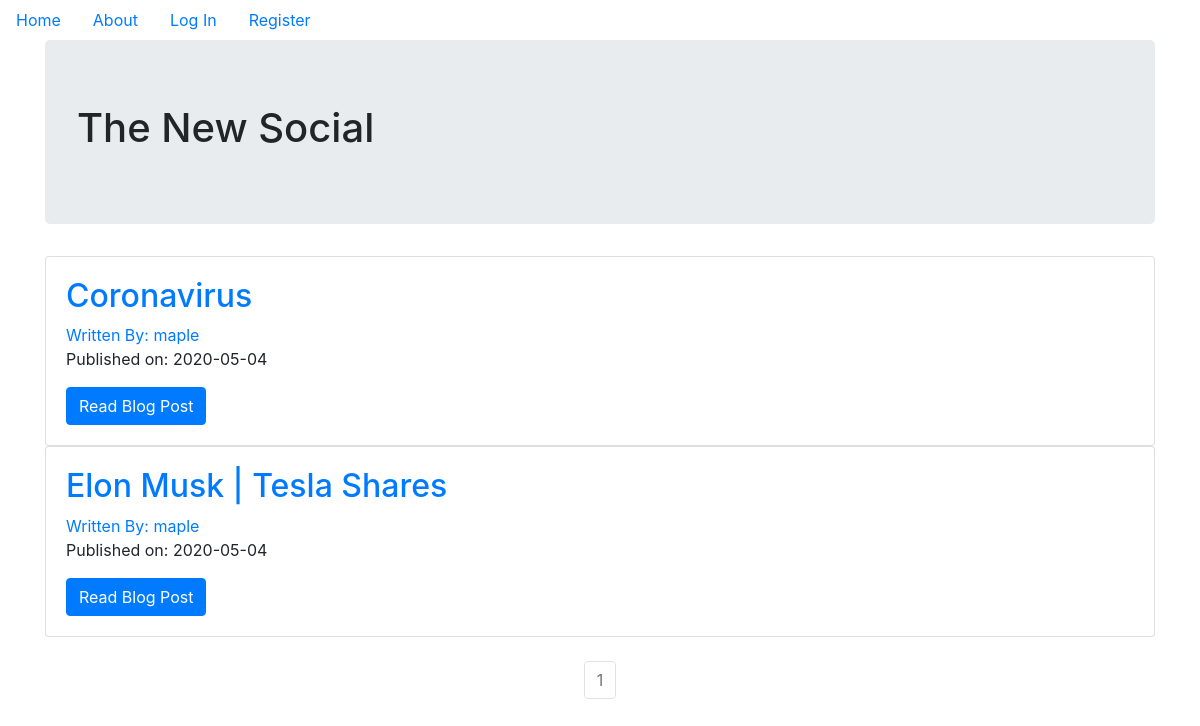
Before: / with the older database file.
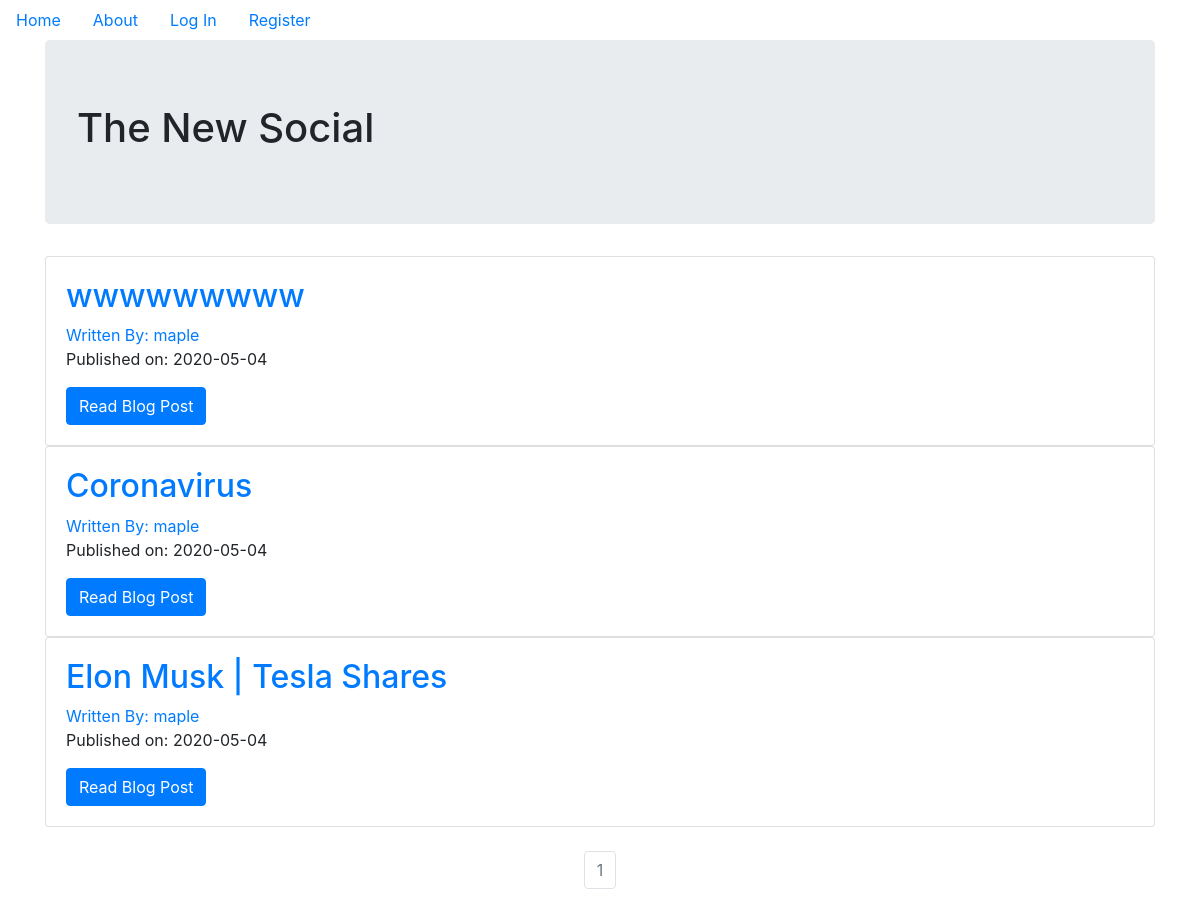
After: the same page with the newer database file.
### puppycompanyblog/models.py (models this page shows, shortened)
class BlogPost(db.Model, UserMixin):
    users = db.relationship(User)
    id = db.Column(db.Integer, primary_key=True)
    user_id = db.Column(db.Integer, db.ForeignKey('users.id'), nullable= False)
    date = db.Column(db.DateTime, nullable=False, default=datetime.utcnow)
    title = db.Column(db.String(140), nullable=False)
    text = db.Column(db.Text, nullable=False)

class User(db.Model, UserMixin):
    __tablename__ = 'users'
    id = db.Column(db.Integer, primary_key=True)
    profile_image = db.Column(db.String(64), nullable=False, default='default_profile.jpg')
    email = db.Column(db.String(64), unique=True, index=True)
    username = db.Column(db.String(64), unique=True, index=True)
    password_hash = db.Column(db.String(128))
    posts = db.relationship('BlogPost', backref='author', lazy=True)

### puppycompanyblog/core/views.py (the view)
@core.route('/')
def index():
    page = request.args.get('page', 1, type=int)
    blog_posts = BlogPost.query.order_by(BlogPost.date.desc()).paginate(page=page, per_page=5)
    return render_template('index.html', blog_posts=blog_posts)

### puppycompanyblog/templates/index.html
{% extends "base.html" %}
{% block content %}
<div class="container">
    <div class="jumbotron">
        <h1>The New Social</h1>
    </div>
    {% for post in blog_posts.items %}
        <div class="card">
            <div class="card-body">
                <h2><a class="card-title" href="{{url_for('blog_posts.blog_post',blog_post_id=post.id)}}">{{post.title}}</a></h2>
                <a href="{{url_for('users.user_posts', username= post.author.username)}}">Written By: {{post.author.username}}</a>
                <p>Published on: {{post.date.strftime('%Y-%m-%d')}}</p>
                <a class = "btn btn-primary" href="{{url_for('blog_posts.blog_post',blog_post_id=post.id)}}">Read Blog Post</a>
            </div>
        </div>
    {% endfor %}
</div>
<br>
<nav aria-label='Page Navigation example' style="margin: 0px auto; width: fit-content;">
    <ul  class="pagination">
        {% for page_num in blog_posts.iter_pages(left_edge=1, right_edge=1, right_current=2) %}
        {% if blog_posts.page == page_num %}
        <li class="page-item disabled">
            <a class= 'page-link' href="{{url_for('core.index', page=page_num)}}">{{ page_num }}</a>
        </li>
        {% else %}
        <li class="page-item">
            <a class= 'page-link' href="{{url_for('core.index',  page=page_num)}}">{{ page_num }}</a>
        </li>
        {% endif %}
        {% endfor %}
    </ul>
</nav>
{% endblock %}

Changed rows visible on the page:
added BlogPost: title "wwwwwwwww", author.username "maple", date "2020-05-04"
